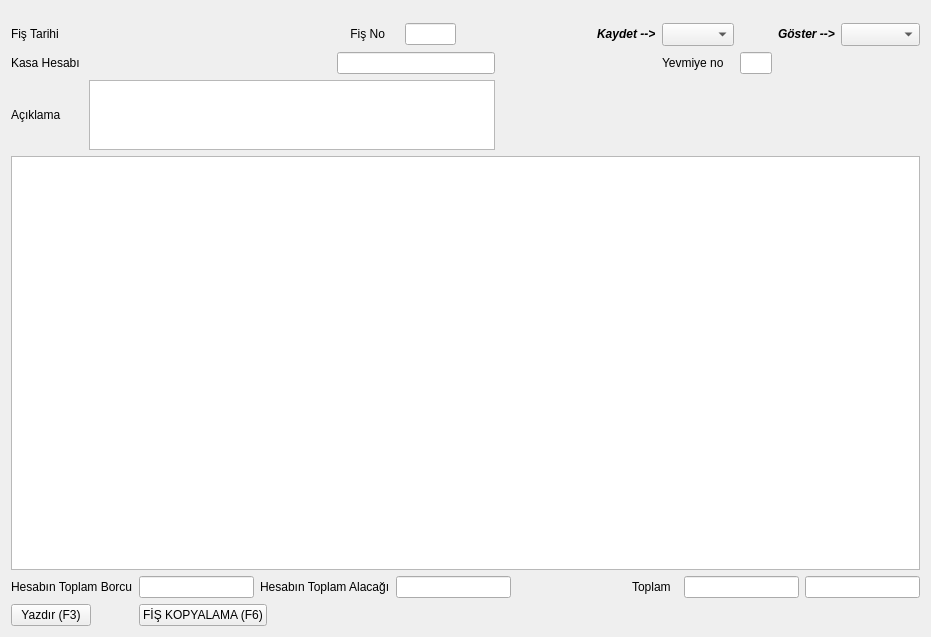
<?xml version="1.0" encoding="UTF-8"?>
<ui version="4.0">
 <class>MUH_MUHASEBE_FISI</class>
 <widget class="QDialog" name="MUH_MUHASEBE_FISI">
  <property name="geometry">
   <rect>
    <x>0</x>
    <y>0</y>
    <width>931</width>
    <height>637</height>
   </rect>
  </property>
  <property name="sizePolicy">
   <sizepolicy hsizetype="Expanding" vsizetype="Expanding">
    <horstretch>0</horstretch>
    <verstretch>0</verstretch>
   </sizepolicy>
  </property>
  <property name="windowTitle">
   <string>Dialog</string>
  </property>
  <layout class="QGridLayout" name="gridLayout_3" rowstretch="1,10,75,10">
   <item row="0" column="0">
    <widget class="QWidget" name="kernel_buttons_widget" native="true">
     <property name="sizePolicy">
      <sizepolicy hsizetype="Expanding" vsizetype="Expanding">
       <horstretch>0</horstretch>
       <verstretch>0</verstretch>
      </sizepolicy>
     </property>
    </widget>
   </item>
   <item row="1" column="0">
    <layout class="QGridLayout" name="gridLayout_2" rowstretch="1,1,2" columnstretch="10,15,5,8,5,15,1,5,5,1,5">
     <property name="margin">
      <number>0</number>
     </property>
     <item row="0" column="0">
      <widget class="QLabel" name="label_fis_tarihi">
       <property name="sizePolicy">
        <sizepolicy hsizetype="Fixed" vsizetype="Fixed">
         <horstretch>0</horstretch>
         <verstretch>0</verstretch>
        </sizepolicy>
       </property>
       <property name="text">
        <string>Fiş Tarihi</string>
       </property>
      </widget>
     </item>
     <item row="0" column="1">
      <widget class="QAdakDate" name="adakDate_fis_tarihi" native="true">
       <property name="sizePolicy">
        <sizepolicy hsizetype="Expanding" vsizetype="Fixed">
         <horstretch>0</horstretch>
         <verstretch>0</verstretch>
        </sizepolicy>
       </property>
       <property name="minimumSize">
        <size>
         <width>242</width>
         <height>0</height>
        </size>
       </property>
       <property name="maximumSize">
        <size>
         <width>242</width>
         <height>30</height>
        </size>
       </property>
       <property name="whatsThis">
        <string>Tarih WidgetÄ± </string>
       </property>
       <property name="QAdakDate" stdset="0">
        <rect>
         <x>0</x>
         <y>0</y>
         <width>100</width>
         <height>100</height>
        </rect>
       </property>
      </widget>
     </item>
     <item row="0" column="2">
      <widget class="QLabel" name="label">
       <property name="sizePolicy">
        <sizepolicy hsizetype="Fixed" vsizetype="Fixed">
         <horstretch>0</horstretch>
         <verstretch>0</verstretch>
        </sizepolicy>
       </property>
       <property name="text">
        <string>    Fiş No    </string>
       </property>
      </widget>
     </item>
     <item row="0" column="3">
      <widget class="QLineEdit" name="line_edit_fis_no">
       <property name="sizePolicy">
        <sizepolicy hsizetype="Expanding" vsizetype="Fixed">
         <horstretch>0</horstretch>
         <verstretch>0</verstretch>
        </sizepolicy>
       </property>
       <property name="maximumSize">
        <size>
         <width>16777215</width>
         <height>16777215</height>
        </size>
       </property>
      </widget>
     </item>
     <item row="1" column="0">
      <widget class="QLabel" name="labelKasaHesabi">
       <property name="sizePolicy">
        <sizepolicy hsizetype="Fixed" vsizetype="Fixed">
         <horstretch>0</horstretch>
         <verstretch>0</verstretch>
        </sizepolicy>
       </property>
       <property name="text">
        <string>Kasa Hesabı </string>
       </property>
      </widget>
     </item>
     <item row="1" column="1">
      <widget class="QSearchEdit" name="search_edit_kasa_hesabi" native="true">
       <property name="sizePolicy">
        <sizepolicy hsizetype="MinimumExpanding" vsizetype="Fixed">
         <horstretch>0</horstretch>
         <verstretch>0</verstretch>
        </sizepolicy>
       </property>
       <property name="maximumSize">
        <size>
         <width>16777215</width>
         <height>16777215</height>
        </size>
       </property>
       <property name="whatsThis">
        <string>Arama widget. </string>
       </property>
       <property name="QSearchEdit" stdset="0">
        <rect>
         <x>0</x>
         <y>0</y>
         <width>100</width>
         <height>100</height>
        </rect>
       </property>
      </widget>
     </item>
     <item row="1" column="2" colspan="3">
      <widget class="QLineEdit" name="lineedit_kasa_hesap_ismi">
       <property name="sizePolicy">
        <sizepolicy hsizetype="MinimumExpanding" vsizetype="Fixed">
         <horstretch>0</horstretch>
         <verstretch>0</verstretch>
        </sizepolicy>
       </property>
       <property name="maximumSize">
        <size>
         <width>16777215</width>
         <height>16777215</height>
        </size>
       </property>
       <property name="focusPolicy">
        <enum>Qt::NoFocus</enum>
       </property>
       <property name="readOnly">
        <bool>true</bool>
       </property>
      </widget>
     </item>
     <item row="2" column="0">
      <widget class="QLabel" name="label_5">
       <property name="sizePolicy">
        <sizepolicy hsizetype="Fixed" vsizetype="Fixed">
         <horstretch>0</horstretch>
         <verstretch>0</verstretch>
        </sizepolicy>
       </property>
       <property name="text">
        <string>Açıklama</string>
       </property>
      </widget>
     </item>
     <item row="2" column="1" colspan="4">
      <widget class="QLimitedTextEdit" name="textedit_aciklama">
       <property name="sizePolicy">
        <sizepolicy hsizetype="MinimumExpanding" vsizetype="Expanding">
         <horstretch>0</horstretch>
         <verstretch>0</verstretch>
        </sizepolicy>
       </property>
       <property name="maximumSize">
        <size>
         <width>16777215</width>
         <height>100</height>
        </size>
       </property>
      </widget>
     </item>
     <item row="2" column="10">
      <spacer name="horizontalSpacer_14">
       <property name="orientation">
        <enum>Qt::Horizontal</enum>
       </property>
       <property name="sizeHint" stdset="0">
        <size>
         <width>40</width>
         <height>20</height>
        </size>
       </property>
      </spacer>
     </item>
     <item row="2" column="6">
      <spacer name="horizontalSpacer_12">
       <property name="orientation">
        <enum>Qt::Horizontal</enum>
       </property>
       <property name="sizeHint" stdset="0">
        <size>
         <width>40</width>
         <height>20</height>
        </size>
       </property>
      </spacer>
     </item>
     <item row="2" column="5">
      <spacer name="horizontalSpacer_7">
       <property name="orientation">
        <enum>Qt::Horizontal</enum>
       </property>
       <property name="sizeHint" stdset="0">
        <size>
         <width>40</width>
         <height>20</height>
        </size>
       </property>
      </spacer>
     </item>
     <item row="0" column="10">
      <widget class="QComboBox" name="comboBox_fis_filtresi">
       <property name="sizePolicy">
        <sizepolicy hsizetype="Expanding" vsizetype="Minimum">
         <horstretch>0</horstretch>
         <verstretch>0</verstretch>
        </sizepolicy>
       </property>
       <property name="font">
        <font>
         <pointsize>10</pointsize>
        </font>
       </property>
       <property name="focusPolicy">
        <enum>Qt::NoFocus</enum>
       </property>
       <property name="sizeAdjustPolicy">
        <enum>QComboBox::AdjustToContents</enum>
       </property>
      </widget>
     </item>
     <item row="0" column="6">
      <widget class="QLabel" name="label_sirket_turu">
       <property name="sizePolicy">
        <sizepolicy hsizetype="Fixed" vsizetype="Fixed">
         <horstretch>0</horstretch>
         <verstretch>0</verstretch>
        </sizepolicy>
       </property>
       <property name="font">
        <font>
         <weight>75</weight>
         <italic>true</italic>
         <bold>true</bold>
        </font>
       </property>
       <property name="text">
        <string>Kaydet --&gt;</string>
       </property>
      </widget>
     </item>
     <item row="0" column="7">
      <widget class="QComboBox" name="comboBox_sirket_turu">
       <property name="sizePolicy">
        <sizepolicy hsizetype="Expanding" vsizetype="Minimum">
         <horstretch>0</horstretch>
         <verstretch>0</verstretch>
        </sizepolicy>
       </property>
       <property name="focusPolicy">
        <enum>Qt::NoFocus</enum>
       </property>
      </widget>
     </item>
     <item row="0" column="9">
      <widget class="QLabel" name="label_fis_filtresi">
       <property name="sizePolicy">
        <sizepolicy hsizetype="Fixed" vsizetype="Fixed">
         <horstretch>0</horstretch>
         <verstretch>0</verstretch>
        </sizepolicy>
       </property>
       <property name="font">
        <font>
         <weight>75</weight>
         <italic>true</italic>
         <bold>true</bold>
        </font>
       </property>
       <property name="text">
        <string>Göster --&gt;</string>
       </property>
      </widget>
     </item>
     <item row="2" column="7">
      <spacer name="horizontalSpacer_4">
       <property name="orientation">
        <enum>Qt::Horizontal</enum>
       </property>
       <property name="sizeHint" stdset="0">
        <size>
         <width>40</width>
         <height>20</height>
        </size>
       </property>
      </spacer>
     </item>
     <item row="1" column="7">
      <widget class="QLabel" name="label_yevmiye_no">
       <property name="sizePolicy">
        <sizepolicy hsizetype="Fixed" vsizetype="Fixed">
         <horstretch>0</horstretch>
         <verstretch>0</verstretch>
        </sizepolicy>
       </property>
       <property name="minimumSize">
        <size>
         <width>0</width>
         <height>0</height>
        </size>
       </property>
       <property name="maximumSize">
        <size>
         <width>16777215</width>
         <height>16777215</height>
        </size>
       </property>
       <property name="toolTip">
        <string>Fişin atanmış olan yevmiye numarasını gösterir.</string>
       </property>
       <property name="text">
        <string>Yevmiye no </string>
       </property>
      </widget>
     </item>
     <item row="0" column="8">
      <spacer name="horizontalSpacer_6">
       <property name="orientation">
        <enum>Qt::Horizontal</enum>
       </property>
       <property name="sizeHint" stdset="0">
        <size>
         <width>40</width>
         <height>20</height>
        </size>
       </property>
      </spacer>
     </item>
     <item row="1" column="8">
      <widget class="QCommaEdit" name="comma_edit_yevmiye_no">
       <property name="focusPolicy">
        <enum>Qt::NoFocus</enum>
       </property>
       <property name="whatsThis">
        <string>Sayilari formatina(Or:1,000,234.50) donusturur. </string>
       </property>
       <property name="readOnly">
        <bool>true</bool>
       </property>
       <property name="QCommaEdit" stdset="0">
        <rect>
         <x>0</x>
         <y>0</y>
         <width>100</width>
         <height>100</height>
        </rect>
       </property>
      </widget>
     </item>
    </layout>
   </item>
   <item row="2" column="0">
    <widget class="QTableWidget" name="tablewidget_fis_satirlari"/>
   </item>
   <item row="3" column="0">
    <layout class="QGridLayout" name="gridLayout" rowstretch="1,0" columnstretch="10,0,0,0,0,0,0,0">
     <item row="0" column="0">
      <widget class="QLabel" name="label_borc_bakiye">
       <property name="sizePolicy">
        <sizepolicy hsizetype="Fixed" vsizetype="Fixed">
         <horstretch>0</horstretch>
         <verstretch>0</verstretch>
        </sizepolicy>
       </property>
       <property name="minimumSize">
        <size>
         <width>0</width>
         <height>0</height>
        </size>
       </property>
       <property name="maximumSize">
        <size>
         <width>16777215</width>
         <height>16777215</height>
        </size>
       </property>
       <property name="toolTip">
        <string>Seçili hesabın borç bakiyesini gösterir.</string>
       </property>
       <property name="text">
        <string>Hesabın Toplam Borcu</string>
       </property>
      </widget>
     </item>
     <item row="0" column="1">
      <widget class="QCommaEdit" name="comma_hesap_borc">
       <property name="focusPolicy">
        <enum>Qt::NoFocus</enum>
       </property>
       <property name="whatsThis">
        <string>Sayilari formatina(Or:1,000,234.50) donusturur. </string>
       </property>
       <property name="readOnly">
        <bool>true</bool>
       </property>
       <property name="QCommaEdit" stdset="0">
        <rect>
         <x>0</x>
         <y>0</y>
         <width>100</width>
         <height>100</height>
        </rect>
       </property>
      </widget>
     </item>
     <item row="0" column="5">
      <widget class="QLabel" name="label_8">
       <property name="sizePolicy">
        <sizepolicy hsizetype="Fixed" vsizetype="Fixed">
         <horstretch>0</horstretch>
         <verstretch>0</verstretch>
        </sizepolicy>
       </property>
       <property name="text">
        <string>Toplam  </string>
       </property>
      </widget>
     </item>
     <item row="0" column="6">
      <widget class="QCommaEdit" name="commaedit_toplam_borc">
       <property name="sizePolicy">
        <sizepolicy hsizetype="Expanding" vsizetype="Fixed">
         <horstretch>0</horstretch>
         <verstretch>0</verstretch>
        </sizepolicy>
       </property>
       <property name="focusPolicy">
        <enum>Qt::NoFocus</enum>
       </property>
       <property name="whatsThis">
        <string>Sayilari formatina(Or:1,000,234.50) donusturur. </string>
       </property>
       <property name="readOnly">
        <bool>true</bool>
       </property>
       <property name="QCommaEdit" stdset="0">
        <rect>
         <x>0</x>
         <y>0</y>
         <width>100</width>
         <height>100</height>
        </rect>
       </property>
      </widget>
     </item>
     <item row="0" column="7">
      <widget class="QCommaEdit" name="commaedit_toplam_alacak">
       <property name="sizePolicy">
        <sizepolicy hsizetype="Expanding" vsizetype="Fixed">
         <horstretch>0</horstretch>
         <verstretch>0</verstretch>
        </sizepolicy>
       </property>
       <property name="focusPolicy">
        <enum>Qt::NoFocus</enum>
       </property>
       <property name="whatsThis">
        <string>Sayilari formatina(Or:1,000,234.50) donusturur. </string>
       </property>
       <property name="readOnly">
        <bool>true</bool>
       </property>
       <property name="QCommaEdit" stdset="0">
        <rect>
         <x>0</x>
         <y>0</y>
         <width>100</width>
         <height>100</height>
        </rect>
       </property>
      </widget>
     </item>
     <item row="0" column="4">
      <spacer name="horizontalSpacer">
       <property name="orientation">
        <enum>Qt::Horizontal</enum>
       </property>
       <property name="sizeHint" stdset="0">
        <size>
         <width>40</width>
         <height>20</height>
        </size>
       </property>
      </spacer>
     </item>
     <item row="1" column="0">
      <widget class="QPushButton" name="button_yazdir">
       <property name="sizePolicy">
        <sizepolicy hsizetype="Fixed" vsizetype="Fixed">
         <horstretch>0</horstretch>
         <verstretch>0</verstretch>
        </sizepolicy>
       </property>
       <property name="focusPolicy">
        <enum>Qt::WheelFocus</enum>
       </property>
       <property name="toolTip">
        <string/>
       </property>
       <property name="text">
        <string>Yazdır (F3)</string>
       </property>
       <property name="icon">
        <iconset resource="../e9_icons.qrc">
         <normaloff>:/e9_icons/E9_ICONS/yazdir_ikonu.png</normaloff>:/e9_icons/E9_ICONS/yazdir_ikonu.png</iconset>
       </property>
       <property name="iconSize">
        <size>
         <width>32</width>
         <height>32</height>
        </size>
       </property>
       <property name="shortcut">
        <string>F3</string>
       </property>
       <property name="autoDefault">
        <bool>false</bool>
       </property>
      </widget>
     </item>
     <item row="1" column="1" colspan="2">
      <layout class="QGridLayout" name="gridLayout_4" columnstretch="4,6">
       <item row="0" column="0">
        <widget class="QPushButton" name="button_fis_kopyala">
         <property name="sizePolicy">
          <sizepolicy hsizetype="Minimum" vsizetype="Minimum">
           <horstretch>0</horstretch>
           <verstretch>0</verstretch>
          </sizepolicy>
         </property>
         <property name="minimumSize">
          <size>
           <width>0</width>
           <height>0</height>
          </size>
         </property>
         <property name="maximumSize">
          <size>
           <width>16777215</width>
           <height>16777215</height>
          </size>
         </property>
         <property name="focusPolicy">
          <enum>Qt::WheelFocus</enum>
         </property>
         <property name="text">
          <string>FİŞ KOPYALAMA (F6)</string>
         </property>
         <property name="icon">
          <iconset resource="../e9_icons.qrc">
           <normaloff>:/e9_icons/E9_ICONS/e9_fis_kopyala.png</normaloff>:/e9_icons/E9_ICONS/e9_fis_kopyala.png</iconset>
         </property>
         <property name="iconSize">
          <size>
           <width>32</width>
           <height>32</height>
          </size>
         </property>
         <property name="shortcut">
          <string>F6</string>
         </property>
         <property name="autoDefault">
          <bool>false</bool>
         </property>
        </widget>
       </item>
       <item row="0" column="1">
        <spacer name="horizontalSpacer_2">
         <property name="orientation">
          <enum>Qt::Horizontal</enum>
         </property>
         <property name="sizeHint" stdset="0">
          <size>
           <width>40</width>
           <height>20</height>
          </size>
         </property>
        </spacer>
       </item>
      </layout>
     </item>
     <item row="0" column="2">
      <widget class="QLabel" name="label_alacak_bakiye">
       <property name="sizePolicy">
        <sizepolicy hsizetype="Fixed" vsizetype="Fixed">
         <horstretch>0</horstretch>
         <verstretch>0</verstretch>
        </sizepolicy>
       </property>
       <property name="minimumSize">
        <size>
         <width>0</width>
         <height>0</height>
        </size>
       </property>
       <property name="maximumSize">
        <size>
         <width>16777215</width>
         <height>16777215</height>
        </size>
       </property>
       <property name="toolTip">
        <string>Seçili hesabın alacak bakiyesini gösterir.</string>
       </property>
       <property name="text">
        <string>Hesabın Toplam Alacağı</string>
       </property>
      </widget>
     </item>
     <item row="0" column="3">
      <widget class="QCommaEdit" name="comma_edit_hesap_alacak">
       <property name="focusPolicy">
        <enum>Qt::NoFocus</enum>
       </property>
       <property name="whatsThis">
        <string>Sayilari formatina(Or:1,000,234.50) donusturur. </string>
       </property>
       <property name="readOnly">
        <bool>true</bool>
       </property>
       <property name="QCommaEdit" stdset="0">
        <rect>
         <x>0</x>
         <y>0</y>
         <width>100</width>
         <height>100</height>
        </rect>
       </property>
      </widget>
     </item>
    </layout>
   </item>
  </layout>
 </widget>
 <customwidgets>
  <customwidget>
   <class>QAdakDate</class>
   <extends>QWidget</extends>
   <header>QAdakDate.h</header>
  </customwidget>
  <customwidget>
   <class>QCommaEdit</class>
   <extends>QLineEdit</extends>
   <header>QCommaEdit.h</header>
  </customwidget>
  <customwidget>
   <class>QLimitedTextEdit</class>
   <extends>QTextEdit</extends>
   <header>QLimitedTextEdit.h</header>
  </customwidget>
  <customwidget>
   <class>QSearchEdit</class>
   <extends>QWidget</extends>
   <header>QSearchEdit.h</header>
  </customwidget>
 </customwidgets>
 <tabstops>
  <tabstop>adakDate_fis_tarihi</tabstop>
  <tabstop>line_edit_fis_no</tabstop>
  <tabstop>search_edit_kasa_hesabi</tabstop>
  <tabstop>textedit_aciklama</tabstop>
  <tabstop>tablewidget_fis_satirlari</tabstop>
  <tabstop>button_fis_kopyala</tabstop>
  <tabstop>button_yazdir</tabstop>
 </tabstops>
 <resources>
  <include location="../e9_icons.qrc"/>
 </resources>
 <connections/>
</ui>
